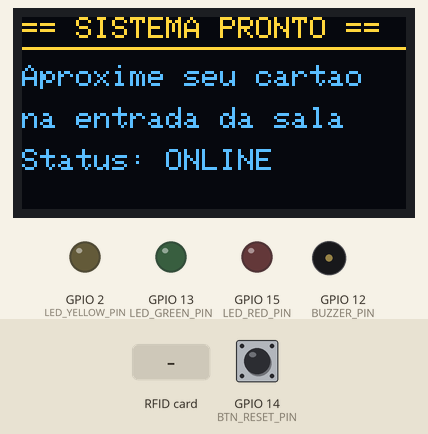
The sketch below on a simulated ESP32. Parts: 128×64 one-colour display, output pins drawn as LEDs (lit = HIGH), buzzer (waves = sounding). Inputs (shaded band) come from the test bench; at power-on: GPIO 14 (BTN_RESET_PIN) HIGH. The OLED is the two-colour kind (top 16 rows yellow); WiFi joins after 1.5 s; servers stay silent unless stated; the local clock reads 2024-03-15 10:24:30 at power-on unless the sketch sets it; what the sketch prints to the serial monitor is not drawn.

Above: at 3.1 s.
3.2 s: RFID card 5E 7A 19 C4 held to the reader
At 4.8 s:
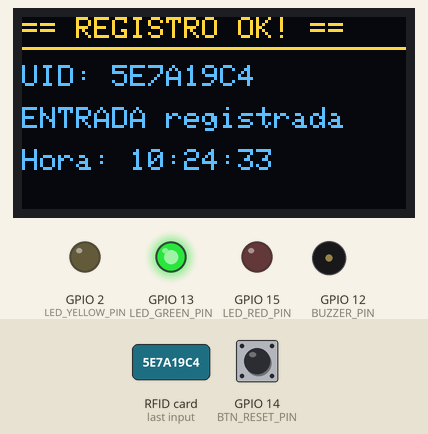
6.2 s: GPIO 14 (BTN_RESET_PIN) pulled LOW for 0.15 s
At 7.5 s:
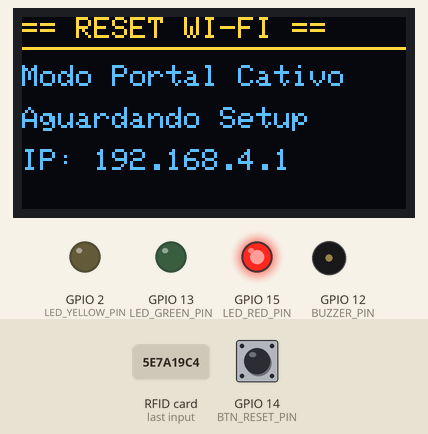
9.3 s: GPIO 14 (BTN_RESET_PIN) pulled LOW for 1 s
At 10.5 s:
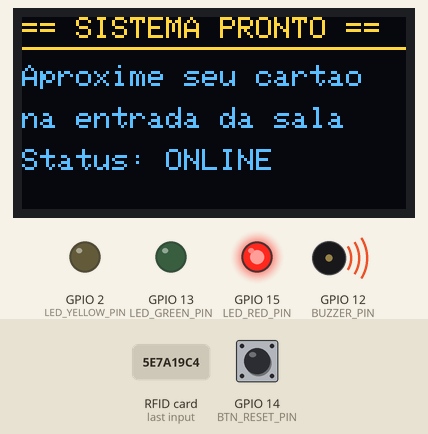
13.3 s: RFID card 5E 7A 19 C4 held to the reader
At 14.7 s:
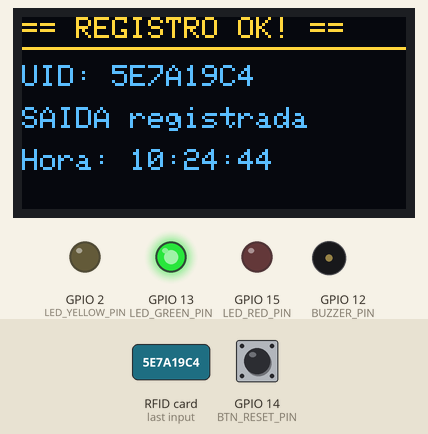
16.3 s: GPIO 14 (BTN_RESET_PIN) pulled LOW for 3.2 s
At 17.9 s:
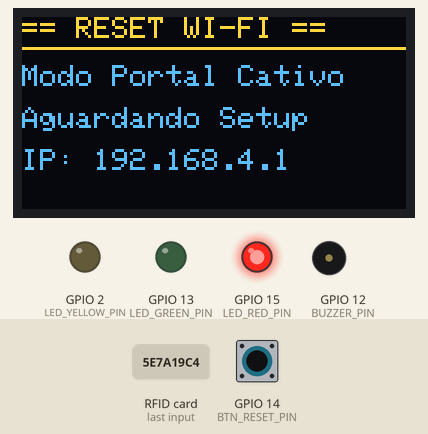
Timing chart, 0 to 21.7 s (numbered marks = the images above; inputs shaded):
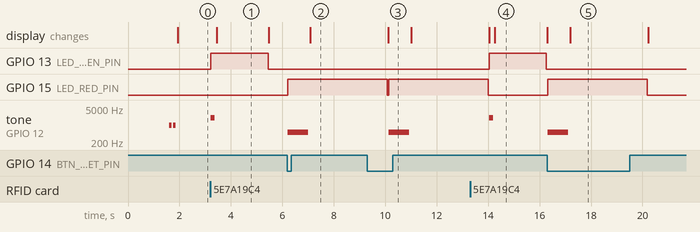

The sketch:

sketch.ino
```cpp
/*
 * SCP - Sistema de Chegada de Professores (Firmware IoT ESP32)
 * Disciplina: Sistemas Embarcados - Prof. Lauro Alves
 * Alunos: Athos, Alessandro, Joseph e José E.
 *
 * Entrega R5: Programação e leitura dos sensores
 * Código fonte atendendo aos requisitos A até F do PDF de entrega.
 */

#include <SPI.h>
#include <MFRC522.h>
#include <Wire.h>
#include <Adafruit_GFX.h>
#include <Adafruit_SSD1306.h>
#include <WiFi.h>
#include <time.h>

// --- A. configuração dos pinos ---
// Definição dos pinos para os sensores, atuadores e interface
#define SS_PIN          5   // Pino SDA (SS) do RFID
#define RST_PIN         4   // Pino RST do RFID
#define LED_GREEN_PIN   13  // Atuador: LED Verde
#define LED_YELLOW_PIN  2   // Atuador: LED Amarelo
#define LED_RED_PIN     15  // Atuador: LED Vermelho
#define BUZZER_PIN      12  // Atuador: Buzzer Passivo
#define BTN_RESET_PIN   14  // Sensor/Entrada: Botão de Reset/Simulação

#define SCREEN_WIDTH 128
#define SCREEN_HEIGHT 64
#define OLED_RESET -1

// Instanciação de objetos do Display e Leitor RFID
Adafruit_SSD1306 display(SCREEN_WIDTH, SCREEN_HEIGHT, &Wire, OLED_RESET);
MFRC522 rfid(SS_PIN, RST_PIN);

// --- C. variáveis utilizadas ---
// Variáveis para regras de negócio e controle de estado
String last_uid = "";
unsigned long last_read_time = 0;
const unsigned long DEBOUNCE_DELAY = 10000; // Tempo de filtro para evitar múltiplas leituras seguidas (10s)
bool is_registered_in = false;              // Variável booleana para alternar entre Entrada e Saída
bool wasOffline = false;                    // Controla o estado anterior da conexão Wi-Fi

// Variáveis para configuração de rede e NTP
const char* ssid = "Wokwi-GUEST";
const char* password = "";
const char* ntpServer = "pool.ntp.org";
const long gmtOffset_sec = -10800; // GMT-3 (Horário de Brasília)
const int daylightOffset_sec = 0;

// Função para acionamento do atuador sonoro
void playBuzzerBeep(int frequency, int durationMs, int times = 1) {
  for (int i = 0; i < times; i++) {
    // --- F. acionamento de atuadores, quando houver ---
    // Acionamento do Buzzer via PWM (função tone)
    tone(BUZZER_PIN, frequency, durationMs);
    delay(durationMs + 50);
  }
}

// Função auxiliar para mostrar mensagens no display OLED
void showScreenMessage(String title, String line1, String line2, String line3) {
  display.clearDisplay();
  display.setTextSize(1);
  display.setTextColor(SSD1306_WHITE);
  display.setCursor(0, 0);
  display.print("== ");
  display.print(title);
  display.println(" ==");
  display.drawFastHLine(0, 10, 128, SSD1306_WHITE);
  display.setCursor(0, 16);
  display.println(line1);
  display.setCursor(0, 30);
  display.println(line2);
  display.setCursor(0, 44);
  display.println(line3);
  display.display();
}

void setup() {
  Serial.begin(115200);
  Serial.println("\n[SCP] Inicializando Sistema...");

  // --- A. configuração dos pinos ---
  // Definindo se os pinos atuarão como entrada (sensores/botões) ou saída (atuadores)
  pinMode(LED_GREEN_PIN, OUTPUT);
  pinMode(LED_YELLOW_PIN, OUTPUT);
  pinMode(LED_RED_PIN, OUTPUT);
  pinMode(BUZZER_PIN, OUTPUT);
  pinMode(BTN_RESET_PIN, INPUT_PULLUP);

  // Inicializando atuadores desligados
  digitalWrite(LED_GREEN_PIN, LOW);
  digitalWrite(LED_YELLOW_PIN, LOW);
  digitalWrite(LED_RED_PIN, LOW);

  // --- B. inicialização dos sensores ---
  // Inicialização do barramento I2C e Display OLED
  if (!display.begin(SSD1306_SWITCHCAPVCC, 0x3C)) {
    Serial.println(F("[ERRO] Falha ao inicializar o Display OLED SSD1306!"));
    for (;;);
  }

  showScreenMessage("SCP - IFPE", "Inicializando...", "Conectando Wi-Fi", "Aguarde...");

  // --- B. inicialização dos sensores ---
  // Inicialização do barramento SPI e do Leitor RFID MFRC522
  SPI.begin();
  rfid.PCD_Init();
  Serial.println("[OK] Leitor RFID MFRC522 Inicializado com sucesso!");

  // Inicialização do Wi-Fi
  WiFi.begin(ssid, password);
  int wifi_attempts = 0;

  // --- E. estruturas condicionais utilizadas ---
  // Estrutura de repetição condicional para aguardar conexão
  while (WiFi.status() != WL_CONNECTED && wifi_attempts < 10) {
    delay(300);
    Serial.print(".");
    wifi_attempts++;
  }

  // --- E. estruturas condicionais utilizadas ---
  // Verifica se o dispositivo está conectado à internet
  if (WiFi.status() == WL_CONNECTED) {
    Serial.println("\n[OK] Wi-Fi Conectado!");
    configTime(gmtOffset_sec, daylightOffset_sec, ntpServer);
    wasOffline = false;
  } else {
    Serial.println("\n[AVISO] Conexão Wi-Fi falhou! Operando em modo offline.");
    // --- F. acionamento de atuadores, quando houver ---
    // Acionamento do LED Amarelo para indicar estado Offline
    digitalWrite(LED_YELLOW_PIN, HIGH);
    playBuzzerBeep(1200, 100, 2);
    wasOffline = true;
  }

  playBuzzerBeep(1000, 100, 2); // 2 bipes indicando inicialização completa
  if (wasOffline) {
    showScreenMessage("SISTEMA PRONTO", "Aproxime seu cartao", "na entrada da sala", "Status: OFFLINE");
  } else {
    showScreenMessage("SISTEMA PRONTO", "Aproxime seu cartao", "na entrada da sala", "Status: ONLINE");
  }
}

// Retorna o horário formatado utilizando NTP
String getFormattedTime() {
  struct tm timeinfo;
  if (!getLocalTime(&timeinfo)) {
    return "19:00:00"; // Fallback para demonstração sem internet
  }
  char timeStringBuff[15];
  strftime(timeStringBuff, sizeof(timeStringBuff), "%H:%M:%S", &timeinfo);
  return String(timeStringBuff);
}

// Processa a leitura da tag RFID
void processTag(String uid) {
  unsigned long now = millis();

  // --- E. estruturas condicionais utilizadas ---
  // Condicional de validação: Filtro de Debounce para não ler a mesma tag múltiplas vezes muito rápido
  if (uid == last_uid && (now - last_read_time < DEBOUNCE_DELAY)) {
    Serial.println("[DEBOUNCE] Leitura duplicada ignorada.");
    return;
  }

  last_uid = uid;
  last_read_time = now;
  is_registered_in = !is_registered_in; // Alterna entre check-in e check-out

  String hora = getFormattedTime();
  String tipo = is_registered_in ? "ENTRADA" : "SAIDA";

  Serial.print("[PRESENCA] UID: ");
  Serial.print(uid);
  Serial.print(" | Tipo: ");
  Serial.print(tipo);
  Serial.print(" | Hora: ");
  Serial.println(hora);

  // --- E. estruturas condicionais utilizadas ---
  if (WiFi.status() == WL_CONNECTED) {
    // --- F. acionamento de atuadores, quando houver ---
    digitalWrite(LED_GREEN_PIN, HIGH);
    playBuzzerBeep(2000, 150, 1); // 1 bipe de sucesso
    showScreenMessage("REGISTRO OK!", "UID: " + uid, tipo + " registrada", "Hora: " + hora);
    delay(2000);
    digitalWrite(LED_GREEN_PIN, LOW); // Desliga o atuador
  } else {
    // --- F. acionamento de atuadores, quando houver ---
    digitalWrite(LED_YELLOW_PIN, HIGH);
    playBuzzerBeep(1200, 100, 2); // 2 bipes para offline
    showScreenMessage("OFFLINE SAVED", "UID: " + uid, tipo + " (Offline)", "Hora: " + hora);
    delay(2000);
  }

  // Retorna tela padrão
  if (WiFi.status() == WL_CONNECTED) {
    showScreenMessage("SISTEMA PRONTO", "Aproxime seu cartao", "na entrada da sala", "Status: ONLINE");
  } else {
    showScreenMessage("SISTEMA PRONTO", "Aproxime seu cartao", "na entrada da sala", "Status: OFFLINE");
  }
}

void loop() {
  bool isOffline = (WiFi.status() != WL_CONNECTED);

  // --- E. estruturas condicionais utilizadas ---
  if (isOffline && !wasOffline) {
    digitalWrite(LED_YELLOW_PIN, HIGH);
    playBuzzerBeep(1200, 100, 2);
    showScreenMessage("SISTEMA PRONTO", "Aproxime seu cartao", "Status", "OFFLINE");
    wasOffline = true;
  } else if (!isOffline && wasOffline) {
    digitalWrite(LED_YELLOW_PIN, LOW);
    playBuzzerBeep(2000, 150, 1);
    showScreenMessage("SISTEMA PRONTO", "Aproxime seu cartao", "Status", "ONLINE");
    wasOffline = false;
  }

  // Verifica o botão de Reset (Simulando uma falha ou setup)
  if (digitalRead(BTN_RESET_PIN) == LOW) {
    // --- F. acionamento de atuadores, quando houver ---
    digitalWrite(LED_RED_PIN, HIGH);
    playBuzzerBeep(500, 800, 1);
    showScreenMessage("RESET WI-FI", "Modo Portal Cativo", "Aguardando Setup", "IP: 192.168.4.1");
    delay(3000);
    digitalWrite(LED_RED_PIN, LOW);
    showScreenMessage("SISTEMA PRONTO", "Aproxime seu cartao", "na entrada da sala", isOffline ? "Status: OFFLINE" : "Status: ONLINE");
  }

  // --- D. comandos responsáveis pela leitura ---
  // PICC_IsNewCardPresent() é o comando que verifica se há um sensor/tag RFID na área de leitura
  if (!rfid.PICC_IsNewCardPresent()) {
    return;
  }

  // --- D. comandos responsáveis pela leitura ---
  // PICC_ReadCardSerial() é o comando que realiza a extração dos dados (UID) do cartão
  if (!rfid.PICC_ReadCardSerial()) {
    return;
  }

  String tagUID = "";
  for (byte i = 0; i < rfid.uid.size; i++) {
    tagUID += String(rfid.uid.uidByte[i] < 0x10 ? "0" : "");
    tagUID += String(rfid.uid.uidByte[i], HEX);
  }
  tagUID.toUpperCase();

  // Aciona a lógica de negócio principal
  processTag(tagUID);

  // --- D. comandos responsáveis pela leitura ---
  // Finaliza a leitura da tag atual para permitir novas leituras futuras
  rfid.PICC_HaltA();
  rfid.PCD_StopCrypto1();
}
```

Measured:
- after the input at 3.2 s, GPIO 13 (LED_GREEN_PIN): LOW → HIGH at once, → LOW 2.2 s later; tone on GPIO 12 (BUZZER_PIN): silent → 2000 Hz at once, → silent 0.15 s later; the display: changes after 0.25 s (image 1)
- after the input at 6.2 s, GPIO 15 (LED_RED_PIN): LOW → HIGH at once; tone on GPIO 12 (BUZZER_PIN): silent → 500 Hz at once, → silent 0.80 s later; the display: changes after 0.88 s (image 2)
- after the input at 9.3 s, tone on GPIO 12 (BUZZER_PIN): silent → 500 Hz after 0.83 s, → silent 0.80 s later
- after the input at 13.3 s, GPIO 13 (LED_GREEN_PIN): LOW → HIGH after 0.74 s, → LOW 2.2 s later; tone on GPIO 12 (BUZZER_PIN): silent → 2000 Hz after 0.74 s, → silent 0.15 s later; the display: first differs from a run without the input after 0.96 s (image 4)
- after the input at 16.3 s, GPIO 15 (LED_RED_PIN): LOW → HIGH at once, → LOW 3.9 s later; tone on GPIO 12 (BUZZER_PIN): silent → 500 Hz at once, → silent 0.80 s later; the display: changes after 0.89 s (image 5)
- what the display in image 1 shows lasts 2.0 s, from 3.5 s to 5.5 s
